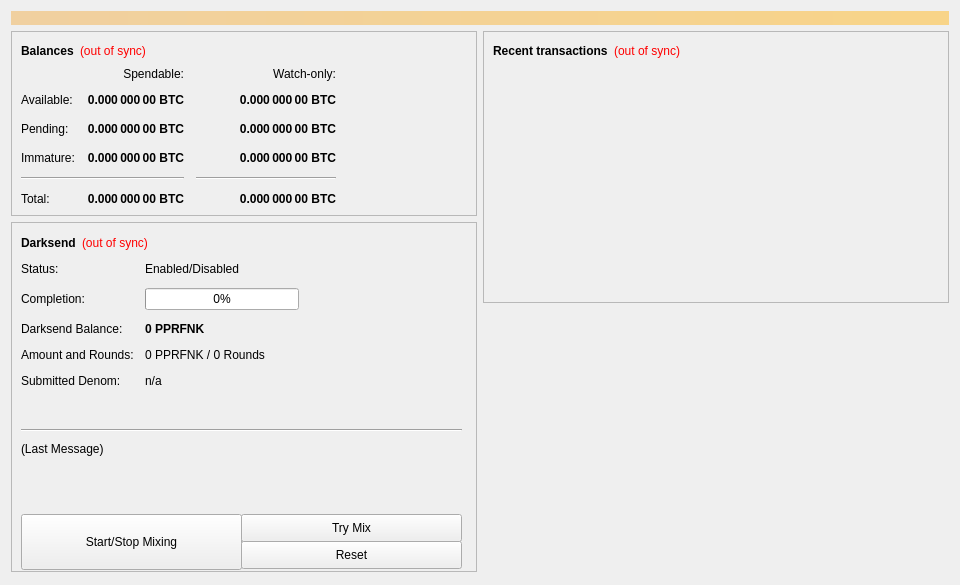
<?xml version="1.0" encoding="UTF-8"?>
<ui version="4.0">
 <class>OverviewPage</class>
 <widget class="QWidget" name="OverviewPage">
  <property name="geometry">
   <rect>
    <x>0</x>
    <y>0</y>
    <width>960</width>
    <height>585</height>
   </rect>
  </property>
  <property name="minimumSize">
   <size>
    <width>960</width>
    <height>0</height>
   </size>
  </property>
  <property name="windowTitle">
   <string>Form</string>
  </property>
  <layout class="QVBoxLayout" name="topLayout">
   <item>
    <widget class="QLabel" name="labelAlerts">
     <property name="visible">
      <bool>false</bool>
     </property>
     <property name="styleSheet">
      <string notr="true">background-color: qlineargradient(x1: 0, y1: 0, x2: 1, y2: 0, stop:0 #F0D0A0, stop:1 #F8D488); color:#000000;</string>
     </property>
     <property name="wordWrap">
      <bool>true</bool>
     </property>
     <property name="margin">
      <number>3</number>
     </property>
    </widget>
   </item>
   <item>
    <layout class="QHBoxLayout" name="horizontalLayout" stretch="1,1">
     <item>
      <layout class="QVBoxLayout" name="verticalLayout_2">
       <item>
        <widget class="QFrame" name="frame">
         <property name="frameShape">
          <enum>QFrame::StyledPanel</enum>
         </property>
         <property name="frameShadow">
          <enum>QFrame::Raised</enum>
         </property>
         <layout class="QVBoxLayout" name="verticalLayout_4">
          <item>
           <layout class="QHBoxLayout" name="horizontalLayout_4">
            <item>
             <widget class="QLabel" name="label_5">
              <property name="font">
               <font>
                <weight>75</weight>
                <bold>true</bold>
               </font>
              </property>
              <property name="text">
               <string>Balances</string>
              </property>
             </widget>
            </item>
            <item>
             <widget class="QLabel" name="labelWalletStatus">
              <property name="cursor">
               <cursorShape>WhatsThisCursor</cursorShape>
              </property>
              <property name="toolTip">
               <string>The displayed information may be out of date. Your wallet automatically synchronizes with the Pprfnk network after a connection is established, but this process has not completed yet.</string>
              </property>
              <property name="styleSheet">
               <string notr="true">QLabel { color: red; }</string>
              </property>
              <property name="text">
               <string notr="true">(out of sync)</string>
              </property>
              <property name="alignment">
               <set>Qt::AlignLeading|Qt::AlignLeft|Qt::AlignVCenter</set>
              </property>
             </widget>
            </item>
            <item>
             <spacer name="horizontalSpacer_3">
              <property name="orientation">
               <enum>Qt::Horizontal</enum>
              </property>
              <property name="sizeHint" stdset="0">
               <size>
                <width>40</width>
                <height>20</height>
               </size>
              </property>
             </spacer>
            </item>
           </layout>
          </item>
          <item>
           <layout class="QGridLayout" name="gridLayout">
            <property name="spacing">
             <number>12</number>
            </property>
            <item row="2" column="2">
             <widget class="QLabel" name="labelWatchPending">
              <property name="font">
               <font>
                <weight>75</weight>
                <bold>true</bold>
               </font>
              </property>
              <property name="cursor">
               <cursorShape>IBeamCursor</cursorShape>
              </property>
              <property name="toolTip">
               <string>Unconfirmed transactions to watch-only addresses</string>
              </property>
              <property name="text">
               <string notr="true">0.000 000 00 BTC</string>
              </property>
              <property name="alignment">
               <set>Qt::AlignRight|Qt::AlignTrailing|Qt::AlignVCenter</set>
              </property>
              <property name="textInteractionFlags">
               <set>Qt::LinksAccessibleByMouse|Qt::TextSelectableByKeyboard|Qt::TextSelectableByMouse</set>
              </property>
             </widget>
            </item>
            <item row="2" column="1">
             <widget class="QLabel" name="labelUnconfirmed">
              <property name="font">
               <font>
                <weight>75</weight>
                <bold>true</bold>
               </font>
              </property>
              <property name="cursor">
               <cursorShape>IBeamCursor</cursorShape>
              </property>
              <property name="toolTip">
               <string>Total of transactions that have yet to be confirmed, and do not yet count toward the spendable balance</string>
              </property>
              <property name="text">
               <string notr="true">0.000 000 00 BTC</string>
              </property>
              <property name="alignment">
               <set>Qt::AlignRight|Qt::AlignTrailing|Qt::AlignVCenter</set>
              </property>
              <property name="textInteractionFlags">
               <set>Qt::LinksAccessibleByMouse|Qt::TextSelectableByKeyboard|Qt::TextSelectableByMouse</set>
              </property>
             </widget>
            </item>
            <item row="3" column="2">
             <widget class="QLabel" name="labelWatchImmature">
              <property name="font">
               <font>
                <weight>75</weight>
                <bold>true</bold>
               </font>
              </property>
              <property name="cursor">
               <cursorShape>IBeamCursor</cursorShape>
              </property>
              <property name="toolTip">
               <string>Mined balance in watch-only addresses that has not yet matured</string>
              </property>
              <property name="text">
               <string notr="true">0.000 000 00 BTC</string>
              </property>
              <property name="alignment">
               <set>Qt::AlignRight|Qt::AlignTrailing|Qt::AlignVCenter</set>
              </property>
              <property name="textInteractionFlags">
               <set>Qt::LinksAccessibleByMouse|Qt::TextSelectableByKeyboard|Qt::TextSelectableByMouse</set>
              </property>
             </widget>
            </item>
            <item row="4" column="0" colspan="2">
             <widget class="Line" name="lineSpendableBalance">
              <property name="orientation">
               <enum>Qt::Horizontal</enum>
              </property>
             </widget>
            </item>
            <item row="4" column="2">
             <widget class="Line" name="lineWatchBalance">
              <property name="sizePolicy">
               <sizepolicy hsizetype="Preferred" vsizetype="Fixed">
                <horstretch>0</horstretch>
                <verstretch>0</verstretch>
               </sizepolicy>
              </property>
              <property name="minimumSize">
               <size>
                <width>140</width>
                <height>0</height>
               </size>
              </property>
              <property name="orientation">
               <enum>Qt::Horizontal</enum>
              </property>
             </widget>
            </item>
            <item row="5" column="0">
             <widget class="QLabel" name="labelTotalText">
              <property name="text">
               <string>Total:</string>
              </property>
             </widget>
            </item>
            <item row="3" column="1">
             <widget class="QLabel" name="labelImmature">
              <property name="font">
               <font>
                <weight>75</weight>
                <bold>true</bold>
               </font>
              </property>
              <property name="cursor">
               <cursorShape>IBeamCursor</cursorShape>
              </property>
              <property name="toolTip">
               <string>Mined balance that has not yet matured</string>
              </property>
              <property name="text">
               <string notr="true">0.000 000 00 BTC</string>
              </property>
              <property name="alignment">
               <set>Qt::AlignRight|Qt::AlignTrailing|Qt::AlignVCenter</set>
              </property>
              <property name="textInteractionFlags">
               <set>Qt::LinksAccessibleByMouse|Qt::TextSelectableByKeyboard|Qt::TextSelectableByMouse</set>
              </property>
             </widget>
            </item>
            <item row="2" column="3">
             <spacer name="horizontalSpacer_2">
              <property name="orientation">
               <enum>Qt::Horizontal</enum>
              </property>
              <property name="sizeHint" stdset="0">
               <size>
                <width>40</width>
                <height>20</height>
               </size>
              </property>
             </spacer>
            </item>
            <item row="3" column="0">
             <widget class="QLabel" name="labelImmatureText">
              <property name="text">
               <string>Immature:</string>
              </property>
             </widget>
            </item>
            <item row="5" column="1">
             <widget class="QLabel" name="labelTotal">
              <property name="font">
               <font>
                <weight>75</weight>
                <bold>true</bold>
               </font>
              </property>
              <property name="cursor">
               <cursorShape>IBeamCursor</cursorShape>
              </property>
              <property name="toolTip">
               <string>Your current total balance</string>
              </property>
              <property name="text">
               <string notr="true">0.000 000 00 BTC</string>
              </property>
              <property name="alignment">
               <set>Qt::AlignRight|Qt::AlignTrailing|Qt::AlignVCenter</set>
              </property>
              <property name="textInteractionFlags">
               <set>Qt::LinksAccessibleByMouse|Qt::TextSelectableByKeyboard|Qt::TextSelectableByMouse</set>
              </property>
             </widget>
            </item>
            <item row="5" column="2">
             <widget class="QLabel" name="labelWatchTotal">
              <property name="font">
               <font>
                <weight>75</weight>
                <bold>true</bold>
               </font>
              </property>
              <property name="cursor">
               <cursorShape>IBeamCursor</cursorShape>
              </property>
              <property name="toolTip">
               <string>Current total balance in watch-only addresses</string>
              </property>
              <property name="text">
               <string notr="true">0.000 000 00 BTC</string>
              </property>
              <property name="alignment">
               <set>Qt::AlignRight|Qt::AlignTrailing|Qt::AlignVCenter</set>
              </property>
              <property name="textInteractionFlags">
               <set>Qt::LinksAccessibleByMouse|Qt::TextSelectableByKeyboard|Qt::TextSelectableByMouse</set>
              </property>
             </widget>
            </item>
            <item row="0" column="2">
             <widget class="QLabel" name="labelWatchonly">
              <property name="text">
               <string>Watch-only:</string>
              </property>
              <property name="alignment">
               <set>Qt::AlignRight|Qt::AlignTrailing|Qt::AlignVCenter</set>
              </property>
             </widget>
            </item>
            <item row="1" column="0">
             <widget class="QLabel" name="labelBalanceText">
              <property name="text">
               <string>Available:</string>
              </property>
             </widget>
            </item>
            <item row="1" column="1">
             <widget class="QLabel" name="labelBalance">
              <property name="font">
               <font>
                <weight>75</weight>
                <bold>true</bold>
               </font>
              </property>
              <property name="cursor">
               <cursorShape>IBeamCursor</cursorShape>
              </property>
              <property name="toolTip">
               <string>Your current spendable balance</string>
              </property>
              <property name="text">
               <string notr="true">0.000 000 00 BTC</string>
              </property>
              <property name="alignment">
               <set>Qt::AlignRight|Qt::AlignTrailing|Qt::AlignVCenter</set>
              </property>
              <property name="textInteractionFlags">
               <set>Qt::LinksAccessibleByMouse|Qt::TextSelectableByKeyboard|Qt::TextSelectableByMouse</set>
              </property>
             </widget>
            </item>
            <item row="1" column="2">
             <widget class="QLabel" name="labelWatchAvailable">
              <property name="font">
               <font>
                <weight>75</weight>
                <bold>true</bold>
               </font>
              </property>
              <property name="cursor">
               <cursorShape>IBeamCursor</cursorShape>
              </property>
              <property name="toolTip">
               <string>Your current balance in watch-only addresses</string>
              </property>
              <property name="text">
               <string notr="true">0.000 000 00 BTC</string>
              </property>
              <property name="alignment">
               <set>Qt::AlignRight|Qt::AlignTrailing|Qt::AlignVCenter</set>
              </property>
              <property name="textInteractionFlags">
               <set>Qt::LinksAccessibleByMouse|Qt::TextSelectableByKeyboard|Qt::TextSelectableByMouse</set>
              </property>
             </widget>
            </item>
            <item row="2" column="0">
             <widget class="QLabel" name="labelPendingText">
              <property name="text">
               <string>Pending:</string>
              </property>
             </widget>
            </item>
            <item row="0" column="1">
             <widget class="QLabel" name="labelSpendable">
              <property name="text">
               <string>Spendable:</string>
              </property>
              <property name="alignment">
               <set>Qt::AlignRight|Qt::AlignTrailing|Qt::AlignVCenter</set>
              </property>
             </widget>
            </item>
           </layout>
          </item>
         </layout>
        </widget>
       </item>
       <item>
        <widget class="QFrame" name="frameDarksend">
         <property name="minimumSize">
          <size>
           <width>0</width>
           <height>350</height>
          </size>
         </property>
         <property name="layoutDirection">
          <enum>Qt::LeftToRight</enum>
         </property>
         <property name="frameShape">
          <enum>QFrame::StyledPanel</enum>
         </property>
         <property name="frameShadow">
          <enum>QFrame::Raised</enum>
         </property>
         <widget class="QWidget" name="formLayoutWidget">
          <property name="geometry">
           <rect>
            <x>10</x>
            <y>40</y>
            <width>451</width>
            <height>161</height>
           </rect>
          </property>
          <layout class="QFormLayout" name="formLayout">
           <property name="fieldGrowthPolicy">
            <enum>QFormLayout::AllNonFixedFieldsGrow</enum>
           </property>
           <property name="horizontalSpacing">
            <number>11</number>
           </property>
           <property name="verticalSpacing">
            <number>12</number>
           </property>
           <item row="0" column="0">
            <widget class="QLabel" name="label_6">
             <property name="text">
              <string>Status:</string>
             </property>
            </widget>
           </item>
           <item row="1" column="0">
            <widget class="QLabel" name="label_7">
             <property name="text">
              <string>Completion:</string>
             </property>
            </widget>
           </item>
           <item row="1" column="1">
            <widget class="QProgressBar" name="darksendProgress">
             <property name="maximumSize">
              <size>
               <width>154</width>
               <height>16777215</height>
              </size>
             </property>
             <property name="value">
              <number>0</number>
             </property>
            </widget>
           </item>
           <item row="2" column="0">
            <widget class="QLabel" name="labelAnonymizedText">
             <property name="text">
              <string>Darksend Balance:</string>
             </property>
            </widget>
           </item>
           <item row="2" column="1">
            <widget class="QLabel" name="labelAnonymized">
             <property name="font">
              <font>
               <weight>75</weight>
               <bold>true</bold>
              </font>
             </property>
             <property name="text">
              <string notr="true">0 PPRFNK</string>
             </property>
            </widget>
           </item>
           <item row="3" column="0">
            <widget class="QLabel" name="label_8">
             <property name="text">
              <string>Amount and Rounds:</string>
             </property>
            </widget>
           </item>
           <item row="3" column="1">
            <widget class="QLabel" name="labelAmountRounds">
             <property name="text">
              <string>0 PPRFNK / 0 Rounds</string>
             </property>
            </widget>
           </item>
           <item row="4" column="0">
            <widget class="QLabel" name="label_9">
             <property name="text">
              <string>Submitted Denom:</string>
             </property>
            </widget>
           </item>
           <item row="4" column="1">
            <widget class="QLabel" name="labelSubmittedDenom">
             <property name="toolTip">
              <string>The denominations you submitted to the Masternode.&lt;br&gt;To mix, other users must submit the exact same denominations.</string>
             </property>
             <property name="text">
              <string>n/a</string>
             </property>
            </widget>
           </item>
           <item row="0" column="1">
            <widget class="QLabel" name="darksendEnabled">
             <property name="text">
              <string>Enabled/Disabled</string>
             </property>
            </widget>
           </item>
          </layout>
         </widget>
         <widget class="QPushButton" name="runAutoDenom">
          <property name="geometry">
           <rect>
            <x>251</x>
            <y>17</y>
            <width>1</width>
            <height>1</height>
           </rect>
          </property>
          <property name="palette">
           <palette>
            <active>
             <colorrole role="WindowText">
              <brush brushstyle="SolidPattern">
               <color alpha="255">
                <red>0</red>
                <green>0</green>
                <blue>0</blue>
               </color>
              </brush>
             </colorrole>
             <colorrole role="Button">
              <brush brushstyle="SolidPattern">
               <color alpha="255">
                <red>239</red>
                <green>238</green>
                <blue>238</blue>
               </color>
              </brush>
             </colorrole>
             <colorrole role="Light">
              <brush brushstyle="SolidPattern">
               <color alpha="255">
                <red>255</red>
                <green>255</green>
                <blue>255</blue>
               </color>
              </brush>
             </colorrole>
             <colorrole role="Midlight">
              <brush brushstyle="SolidPattern">
               <color alpha="255">
                <red>247</red>
                <green>246</green>
                <blue>246</blue>
               </color>
              </brush>
             </colorrole>
             <colorrole role="Dark">
              <brush brushstyle="SolidPattern">
               <color alpha="255">
                <red>119</red>
                <green>119</green>
                <blue>119</blue>
               </color>
              </brush>
             </colorrole>
             <colorrole role="Mid">
              <brush brushstyle="SolidPattern">
               <color alpha="255">
                <red>159</red>
                <green>159</green>
                <blue>159</blue>
               </color>
              </brush>
             </colorrole>
             <colorrole role="Text">
              <brush brushstyle="SolidPattern">
               <color alpha="255">
                <red>0</red>
                <green>0</green>
                <blue>0</blue>
               </color>
              </brush>
             </colorrole>
             <colorrole role="BrightText">
              <brush brushstyle="SolidPattern">
               <color alpha="255">
                <red>255</red>
                <green>255</green>
                <blue>255</blue>
               </color>
              </brush>
             </colorrole>
             <colorrole role="ButtonText">
              <brush brushstyle="SolidPattern">
               <color alpha="255">
                <red>0</red>
                <green>0</green>
                <blue>0</blue>
               </color>
              </brush>
             </colorrole>
             <colorrole role="Base">
              <brush brushstyle="SolidPattern">
               <color alpha="255">
                <red>255</red>
                <green>255</green>
                <blue>255</blue>
               </color>
              </brush>
             </colorrole>
             <colorrole role="Window">
              <brush brushstyle="SolidPattern">
               <color alpha="255">
                <red>239</red>
                <green>238</green>
                <blue>238</blue>
               </color>
              </brush>
             </colorrole>
             <colorrole role="Shadow">
              <brush brushstyle="SolidPattern">
               <color alpha="255">
                <red>0</red>
                <green>0</green>
                <blue>0</blue>
               </color>
              </brush>
             </colorrole>
             <colorrole role="AlternateBase">
              <brush brushstyle="SolidPattern">
               <color alpha="255">
                <red>247</red>
                <green>246</green>
                <blue>246</blue>
               </color>
              </brush>
             </colorrole>
             <colorrole role="ToolTipBase">
              <brush brushstyle="SolidPattern">
               <color alpha="255">
                <red>255</red>
                <green>255</green>
                <blue>220</blue>
               </color>
              </brush>
             </colorrole>
             <colorrole role="ToolTipText">
              <brush brushstyle="SolidPattern">
               <color alpha="255">
                <red>0</red>
                <green>0</green>
                <blue>0</blue>
               </color>
              </brush>
             </colorrole>
            </active>
            <inactive>
             <colorrole role="WindowText">
              <brush brushstyle="SolidPattern">
               <color alpha="255">
                <red>0</red>
                <green>0</green>
                <blue>0</blue>
               </color>
              </brush>
             </colorrole>
             <colorrole role="Button">
              <brush brushstyle="SolidPattern">
               <color alpha="255">
                <red>239</red>
                <green>238</green>
                <blue>238</blue>
               </color>
              </brush>
             </colorrole>
             <colorrole role="Light">
              <brush brushstyle="SolidPattern">
               <color alpha="255">
                <red>255</red>
                <green>255</green>
                <blue>255</blue>
               </color>
              </brush>
             </colorrole>
             <colorrole role="Midlight">
              <brush brushstyle="SolidPattern">
               <color alpha="255">
                <red>247</red>
                <green>246</green>
                <blue>246</blue>
               </color>
              </brush>
             </colorrole>
             <colorrole role="Dark">
              <brush brushstyle="SolidPattern">
               <color alpha="255">
                <red>119</red>
                <green>119</green>
                <blue>119</blue>
               </color>
              </brush>
             </colorrole>
             <colorrole role="Mid">
              <brush brushstyle="SolidPattern">
               <color alpha="255">
                <red>159</red>
                <green>159</green>
                <blue>159</blue>
               </color>
              </brush>
             </colorrole>
             <colorrole role="Text">
              <brush brushstyle="SolidPattern">
               <color alpha="255">
                <red>0</red>
                <green>0</green>
                <blue>0</blue>
               </color>
              </brush>
             </colorrole>
             <colorrole role="BrightText">
              <brush brushstyle="SolidPattern">
               <color alpha="255">
                <red>255</red>
                <green>255</green>
                <blue>255</blue>
               </color>
              </brush>
             </colorrole>
             <colorrole role="ButtonText">
              <brush brushstyle="SolidPattern">
               <color alpha="255">
                <red>0</red>
                <green>0</green>
                <blue>0</blue>
               </color>
              </brush>
             </colorrole>
             <colorrole role="Base">
              <brush brushstyle="SolidPattern">
               <color alpha="255">
                <red>255</red>
                <green>255</green>
                <blue>255</blue>
               </color>
              </brush>
             </colorrole>
             <colorrole role="Window">
              <brush brushstyle="SolidPattern">
               <color alpha="255">
                <red>239</red>
                <green>238</green>
                <blue>238</blue>
               </color>
              </brush>
             </colorrole>
             <colorrole role="Shadow">
              <brush brushstyle="SolidPattern">
               <color alpha="255">
                <red>0</red>
                <green>0</green>
                <blue>0</blue>
               </color>
              </brush>
             </colorrole>
             <colorrole role="AlternateBase">
              <brush brushstyle="SolidPattern">
               <color alpha="255">
                <red>247</red>
                <green>246</green>
                <blue>246</blue>
               </color>
              </brush>
             </colorrole>
             <colorrole role="ToolTipBase">
              <brush brushstyle="SolidPattern">
               <color alpha="255">
                <red>255</red>
                <green>255</green>
                <blue>220</blue>
               </color>
              </brush>
             </colorrole>
             <colorrole role="ToolTipText">
              <brush brushstyle="SolidPattern">
               <color alpha="255">
                <red>0</red>
                <green>0</green>
                <blue>0</blue>
               </color>
              </brush>
             </colorrole>
            </inactive>
            <disabled>
             <colorrole role="WindowText">
              <brush brushstyle="SolidPattern">
               <color alpha="255">
                <red>119</red>
                <green>119</green>
                <blue>119</blue>
               </color>
              </brush>
             </colorrole>
             <colorrole role="Button">
              <brush brushstyle="SolidPattern">
               <color alpha="255">
                <red>239</red>
                <green>238</green>
                <blue>238</blue>
               </color>
              </brush>
             </colorrole>
             <colorrole role="Light">
              <brush brushstyle="SolidPattern">
               <color alpha="255">
                <red>255</red>
                <green>255</green>
                <blue>255</blue>
               </color>
              </brush>
             </colorrole>
             <colorrole role="Midlight">
              <brush brushstyle="SolidPattern">
               <color alpha="255">
                <red>247</red>
                <green>246</green>
                <blue>246</blue>
               </color>
              </brush>
             </colorrole>
             <colorrole role="Dark">
              <brush brushstyle="SolidPattern">
               <color alpha="255">
                <red>119</red>
                <green>119</green>
                <blue>119</blue>
               </color>
              </brush>
             </colorrole>
             <colorrole role="Mid">
              <brush brushstyle="SolidPattern">
               <color alpha="255">
                <red>159</red>
                <green>159</green>
                <blue>159</blue>
               </color>
              </brush>
             </colorrole>
             <colorrole role="Text">
              <brush brushstyle="SolidPattern">
               <color alpha="255">
                <red>119</red>
                <green>119</green>
                <blue>119</blue>
               </color>
              </brush>
             </colorrole>
             <colorrole role="BrightText">
              <brush brushstyle="SolidPattern">
               <color alpha="255">
                <red>255</red>
                <green>255</green>
                <blue>255</blue>
               </color>
              </brush>
             </colorrole>
             <colorrole role="ButtonText">
              <brush brushstyle="SolidPattern">
               <color alpha="255">
                <red>119</red>
                <green>119</green>
                <blue>119</blue>
               </color>
              </brush>
             </colorrole>
             <colorrole role="Base">
              <brush brushstyle="SolidPattern">
               <color alpha="255">
                <red>239</red>
                <green>238</green>
                <blue>238</blue>
               </color>
              </brush>
             </colorrole>
             <colorrole role="Window">
              <brush brushstyle="SolidPattern">
               <color alpha="255">
                <red>239</red>
                <green>238</green>
                <blue>238</blue>
               </color>
              </brush>
             </colorrole>
             <colorrole role="Shadow">
              <brush brushstyle="SolidPattern">
               <color alpha="255">
                <red>0</red>
                <green>0</green>
                <blue>0</blue>
               </color>
              </brush>
             </colorrole>
             <colorrole role="AlternateBase">
              <brush brushstyle="SolidPattern">
               <color alpha="255">
                <red>239</red>
                <green>238</green>
                <blue>238</blue>
               </color>
              </brush>
             </colorrole>
             <colorrole role="ToolTipBase">
              <brush brushstyle="SolidPattern">
               <color alpha="255">
                <red>255</red>
                <green>255</green>
                <blue>220</blue>
               </color>
              </brush>
             </colorrole>
             <colorrole role="ToolTipText">
              <brush brushstyle="SolidPattern">
               <color alpha="255">
                <red>0</red>
                <green>0</green>
                <blue>0</blue>
               </color>
              </brush>
             </colorrole>
            </disabled>
           </palette>
          </property>
          <property name="focusPolicy">
           <enum>Qt::NoFocus</enum>
          </property>
          <property name="autoFillBackground">
           <bool>true</bool>
          </property>
          <property name="text">
           <string/>
          </property>
          <property name="flat">
           <bool>true</bool>
          </property>
         </widget>
         <widget class="QPushButton" name="toggleDarksend">
          <property name="geometry">
           <rect>
            <x>10</x>
            <y>292</y>
            <width>221</width>
            <height>56</height>
           </rect>
          </property>
          <property name="sizePolicy">
           <sizepolicy hsizetype="MinimumExpanding" vsizetype="Fixed">
            <horstretch>0</horstretch>
            <verstretch>0</verstretch>
           </sizepolicy>
          </property>
          <property name="text">
           <string>Start/Stop Mixing</string>
          </property>
         </widget>
         <widget class="Line" name="lineLastMessage">
          <property name="geometry">
           <rect>
            <x>10</x>
            <y>200</y>
            <width>441</width>
            <height>16</height>
           </rect>
          </property>
          <property name="orientation">
           <enum>Qt::Horizontal</enum>
          </property>
         </widget>
         <widget class="QLabel" name="darksendStatus">
          <property name="geometry">
           <rect>
            <x>10</x>
            <y>220</y>
            <width>451</width>
            <height>61</height>
           </rect>
          </property>
          <property name="minimumSize">
           <size>
            <width>288</width>
            <height>43</height>
           </size>
          </property>
          <property name="text">
           <string>(Last Message)</string>
          </property>
          <property name="alignment">
           <set>Qt::AlignLeading|Qt::AlignLeft|Qt::AlignTop</set>
          </property>
          <property name="wordWrap">
           <bool>true</bool>
          </property>
         </widget>
         <widget class="QPushButton" name="darksendAuto">
          <property name="geometry">
           <rect>
            <x>230</x>
            <y>292</y>
            <width>221</width>
            <height>28</height>
           </rect>
          </property>
          <property name="sizePolicy">
           <sizepolicy hsizetype="MinimumExpanding" vsizetype="Fixed">
            <horstretch>0</horstretch>
            <verstretch>0</verstretch>
           </sizepolicy>
          </property>
          <property name="toolTip">
           <string>Try to manually submit a Darksend request.</string>
          </property>
          <property name="text">
           <string>Try Mix</string>
          </property>
         </widget>
         <widget class="QPushButton" name="darksendReset">
          <property name="geometry">
           <rect>
            <x>230</x>
            <y>319</y>
            <width>221</width>
            <height>28</height>
           </rect>
          </property>
          <property name="sizePolicy">
           <sizepolicy hsizetype="MinimumExpanding" vsizetype="Fixed">
            <horstretch>0</horstretch>
            <verstretch>0</verstretch>
           </sizepolicy>
          </property>
          <property name="toolTip">
           <string>Reset the current status of Darksend (can interrupt Darksend if it's in the process of Mixing, which can cost you money!)</string>
          </property>
          <property name="autoFillBackground">
           <bool>false</bool>
          </property>
          <property name="text">
           <string>Reset</string>
          </property>
         </widget>
         <widget class="QWidget" name="layoutWidget">
          <property name="geometry">
           <rect>
            <x>10</x>
            <y>10</y>
            <width>431</width>
            <height>22</height>
           </rect>
          </property>
          <layout class="QHBoxLayout" name="horizontalLayout_5">
           <item>
            <widget class="QLabel" name="label_2">
             <property name="font">
              <font>
               <weight>75</weight>
               <bold>true</bold>
              </font>
             </property>
             <property name="text">
              <string>Darksend</string>
             </property>
            </widget>
           </item>
           <item>
            <widget class="QLabel" name="labelDarksendSyncStatus">
             <property name="toolTip">
              <string>The displayed information may be out of date. Your wallet automatically synchronizes with the Pprfnk network after a connection is established, but this process has not completed yet.</string>
             </property>
             <property name="styleSheet">
              <string notr="true">QLabel { color: red; }</string>
             </property>
             <property name="text">
              <string notr="true">(out of sync)</string>
             </property>
             <property name="alignment">
              <set>Qt::AlignLeading|Qt::AlignLeft|Qt::AlignVCenter</set>
             </property>
            </widget>
           </item>
           <item>
            <spacer name="horizontalSpacer_4">
             <property name="orientation">
              <enum>Qt::Horizontal</enum>
             </property>
             <property name="sizeHint" stdset="0">
              <size>
               <width>40</width>
               <height>20</height>
              </size>
             </property>
            </spacer>
           </item>
          </layout>
         </widget>
        </widget>
       </item>
       <item>
        <spacer name="verticalSpacer">
         <property name="orientation">
          <enum>Qt::Vertical</enum>
         </property>
         <property name="sizeHint" stdset="0">
          <size>
           <width>20</width>
           <height>40</height>
          </size>
         </property>
        </spacer>
       </item>
      </layout>
     </item>
     <item>
      <layout class="QVBoxLayout" name="verticalLayout_3">
       <item>
        <widget class="QFrame" name="frame_2">
         <property name="frameShape">
          <enum>QFrame::StyledPanel</enum>
         </property>
         <property name="frameShadow">
          <enum>QFrame::Raised</enum>
         </property>
         <layout class="QVBoxLayout" name="verticalLayout">
          <item>
           <layout class="QHBoxLayout" name="horizontalLayout_2">
            <item>
             <widget class="QLabel" name="label_4">
              <property name="font">
               <font>
                <weight>75</weight>
                <bold>true</bold>
               </font>
              </property>
              <property name="text">
               <string>Recent transactions</string>
              </property>
             </widget>
            </item>
            <item>
             <widget class="QLabel" name="labelTransactionsStatus">
              <property name="cursor">
               <cursorShape>WhatsThisCursor</cursorShape>
              </property>
              <property name="toolTip">
               <string>The displayed information may be out of date. Your wallet automatically synchronizes with the Pprfnk network after a connection is established, but this process has not completed yet.</string>
              </property>
              <property name="styleSheet">
               <string notr="true">QLabel { color: red; }</string>
              </property>
              <property name="text">
               <string notr="true">(out of sync)</string>
              </property>
              <property name="alignment">
               <set>Qt::AlignRight|Qt::AlignTrailing|Qt::AlignVCenter</set>
              </property>
             </widget>
            </item>
            <item>
             <spacer name="horizontalSpacer">
              <property name="orientation">
               <enum>Qt::Horizontal</enum>
              </property>
              <property name="sizeHint" stdset="0">
               <size>
                <width>40</width>
                <height>20</height>
               </size>
              </property>
             </spacer>
            </item>
           </layout>
          </item>
          <item>
           <widget class="QListView" name="listTransactions">
            <property name="styleSheet">
             <string notr="true">QListView { background: transparent; }</string>
            </property>
            <property name="frameShape">
             <enum>QFrame::NoFrame</enum>
            </property>
            <property name="verticalScrollBarPolicy">
             <enum>Qt::ScrollBarAlwaysOff</enum>
            </property>
            <property name="horizontalScrollBarPolicy">
             <enum>Qt::ScrollBarAlwaysOff</enum>
            </property>
            <property name="selectionMode">
             <enum>QAbstractItemView::NoSelection</enum>
            </property>
           </widget>
          </item>
         </layout>
        </widget>
       </item>
       <item>
        <spacer name="verticalSpacer_2">
         <property name="orientation">
          <enum>Qt::Vertical</enum>
         </property>
         <property name="sizeHint" stdset="0">
          <size>
           <width>20</width>
           <height>40</height>
          </size>
         </property>
        </spacer>
       </item>
      </layout>
     </item>
    </layout>
   </item>
  </layout>
 </widget>
 <resources/>
 <connections/>
</ui>
